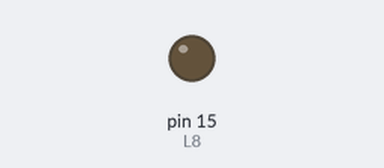
Recording of a sketch running on a simulated Arduino Uno, built with avr-gcc and run on an emulated ATmega328P. Shown: output pins drawn as LEDs (lit = HIGH).

Above: at 0.6 s.
At 10.2 s:
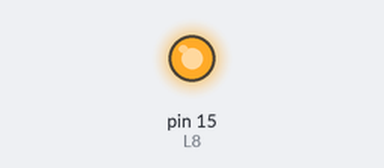
Timing chart, 0 to 26.6 s (numbered marks = the images above):
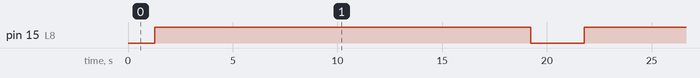

Measured:
- by itself, pin 15 (L8): alternates HIGH for 17.9 s and LOW for 2.6 s

The sketch:

livro05.ino
```cpp
//Placa: "NodeMCU1.0(ESP-12EModule)"
#define L8 15 //led ligando no pino GPIO15
void setup() {
pinMode(L8,OUTPUT);
}
void loop(){
for(int a=0;a<1023;a++){
analogWrite(L8,a);
delay(10);
}
for(int a=1023;a>0;a--){
analogWrite(L8,a);
delay(10);
}
}
```
